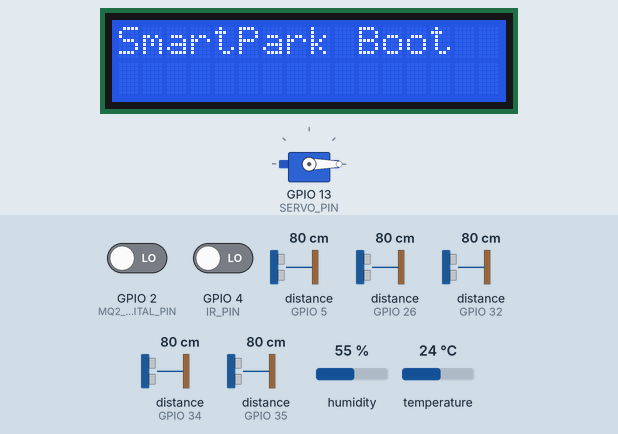
A sketch run on a simulated ESP32. Shown: 16×2 character LCD, servo. Wiring (inferred from the names in the program): 5 × ultrasonic range finder: trigger GPIO 18, echo GPIO 5 / trigger GPIO 23, echo GPIO 34 / trigger GPIO 25, echo GPIO 26 / trigger GPIO 27, echo GPIO 32 / trigger GPIO 33, echo GPIO 35. The inputs (shaded band) are chosen by the test bench; at power-on: distance to the obstacle (sensors on GPIO 26, GPIO 32, GPIO 35, GPIO 5, GPIO 34) 80 cm, GPIO 2 (MQ2_DIGITAL_PIN) LOW, GPIO 4 (IR_PIN) LOW, humidity 55 %, temperature 24 °C. The echo pulse lasts 58.3 µs per cm; WiFi joins after 1.5 s; servers stay silent unless stated; uploads are accepted with an empty reply; what the sketch prints to the serial monitor is not drawn.

Above: at 0.1 s.
2.8 s: distance to the obstacle (sensor on GPIO 26) set to 10 cm
At 5.7 s:
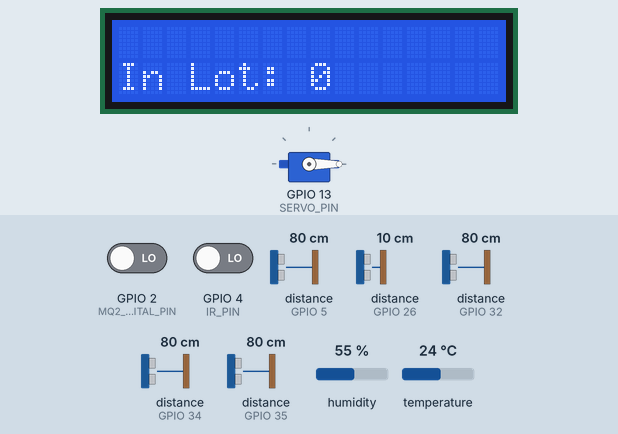
6.7 s: distance to the obstacle (sensor on GPIO 26) set to 7 cm
At 7.9 s:
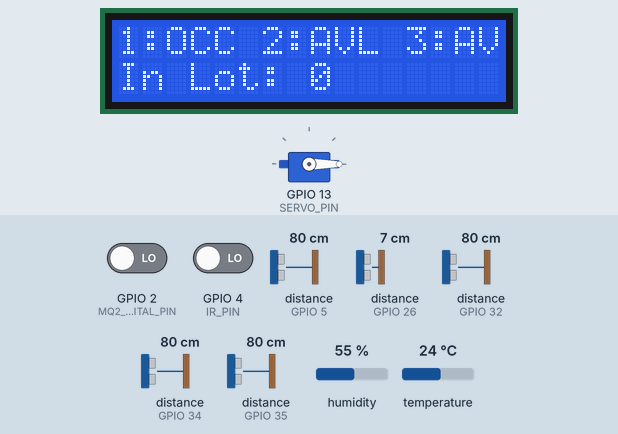
8.2 s: distance to the obstacle (sensor on GPIO 32) set to 10 cm
9.7 s: distance to the obstacle (sensor on GPIO 32) set to 7 cm
At 10.9 s:
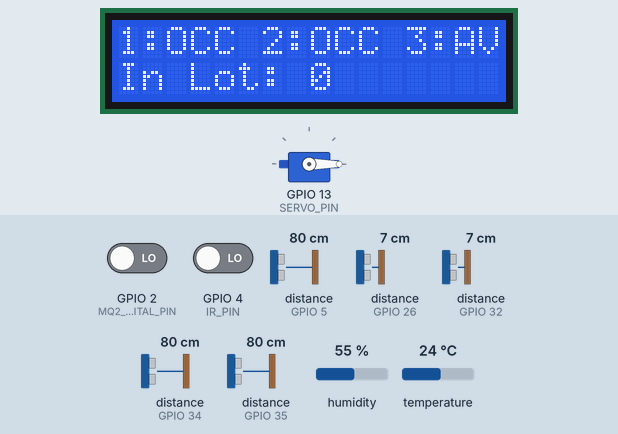
11.2 s: distance to the obstacle (sensor on GPIO 35) set to 10 cm
12.7 s: distance to the obstacle (sensor on GPIO 35) set to 7 cm
At 13.6 s:
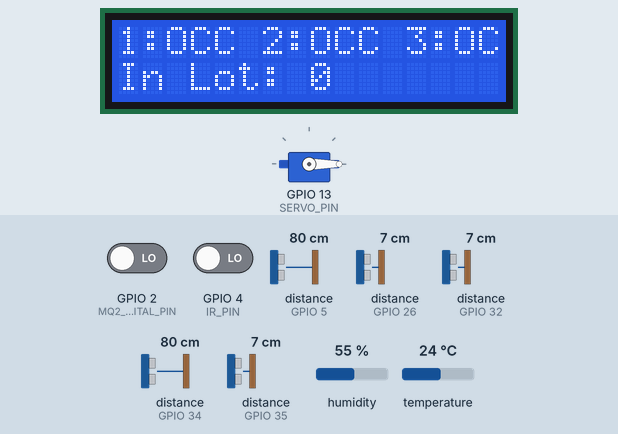
Timing chart, 0 to 15.2 s (numbered marks = the images above; inputs shaded):
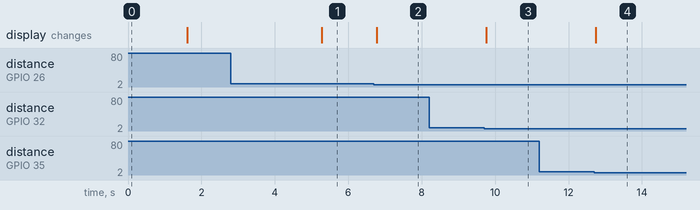

Measured:
- the behaviour switches between 9 and 8 cm on distance to the obstacle (sensor on GPIO 26) (found by bisection; images 1 and 2)
- the behaviour switches between 9 and 8 cm on distance to the obstacle (sensor on GPIO 32) (found by bisection; images 2 and 3)
- the behaviour switches between 9 and 8 cm on distance to the obstacle (sensor on GPIO 35) (found by bisection; images 3 and 4)
- after the input at 6.7 s, the display: changes after 0.08 s (image 2)
- after the input at 8.2 s, every drawn part: stays the same
- after the input at 9.7 s, the display: changes after 0.06 s (image 3)
- after the input at 11.2 s, every drawn part: stays the same
- after the input at 12.7 s, the display: changes at once (image 4)

The sketch:

smartparking.ino
```cpp
#include <WiFi.h>
#include <HTTPClient.h>
#include <ArduinoJson.h>
#include <ESP32Servo.h>
#include <Wire.h>
#include <LiquidCrystal_I2C.h>
#include "DHT.h"

// --- NETWORK CONFIG ---
const char* ssid = "ECE IEDC_LAB"; // [cite: 2]
const char* password = "uem@kolkata";
const char* firebase_url = "https://parking-bc5fe-default-rtdb.firebaseio.com/";

// --- PIN DEFINITIONS ---
// Parking Slots (Ultrasonic) [cite: 33, 31, 28, 43]
const int TRIG_PINS[] = {25, 27, 33, 18, 23};
const int ECHO_PINS[] = {26, 32, 35, 5, 34}; // [cite: 54]
// Fusion & Gate
const int IR_PIN = 4; // [cite: 23, 40]
const int SERVO_PIN = 13;
// Safety Suite (D14 and D2)
#define DHTPIN 14
#define DHTTYPE DHT11
#define MQ2_DIGITAL_PIN 2

// --- OBJECT INITIALIZATION ---
LiquidCrystal_I2C lcd(0x27, 16, 2); // [cite: 45]
Servo gateServo;
DHT dht(DHTPIN, DHTTYPE);

// --- GLOBAL STATES ---
int currentCarsInLot = 0;
unsigned long slotStartTime[3] = {0, 0, 0};
bool isOccupied[3] = {false, false, false};
unsigned long gateOpenTime = 0;
bool gateIsOpen = false;
unsigned long lastSafetyUpdate = 0;

// --- CORE FUNCTIONS ---

void syncToFirebase(String path, String jsonPayload) {
  if (WiFi.status() == WL_CONNECTED) {
    HTTPClient http;
    http.begin(firebase_url + path + ".json");
    http.setConnectTimeout(400); // Prevents hardware lag [cite: 83]
    http.PATCH(jsonPayload);
    http.end();
  }
}

long getDist(int i) {
  digitalWrite(TRIG_PINS[i], LOW); delayMicroseconds(2);
  digitalWrite(TRIG_PINS[i], HIGH); delayMicroseconds(10);
  digitalWrite(TRIG_PINS[i], LOW);
  long dur = pulseIn(ECHO_PINS[i], HIGH, 15000); // 15cm threshold logic [cite: 64]
  if (dur == 0) return 400;
  return (dur * 0.034) / 2;
}

void setup() {
  Serial.begin(115200);

  // LCD Setup [cite: 46]
  lcd.init();
  lcd.backlight();
  lcd.print("SmartPark Boot");

  // Sensor & Actuator Setup
  gateServo.attach(SERVO_PIN);
  gateServo.write(0);
  dht.begin();
  pinMode(MQ2_DIGITAL_PIN, INPUT);

  for(int i=0; i<5; i++) {
    pinMode(TRIG_PINS[i], OUTPUT);
    pinMode(ECHO_PINS[i], INPUT);
  }
  pinMode(IR_PIN, INPUT);

  // WiFi Connect [cite: 18, 90]
  WiFi.begin(ssid, password);
  while (WiFi.status() != WL_CONNECTED) {
    delay(500);
    Serial.print(".");
  }

  lcd.clear();
}

void loop() {
  // 1. SLOT MONITORING (LCD PRIORITY) [cite: 15, 67, 84]
  for(int i=0; i<3; i++) {
    long d = getDist(i);
    bool s_now;

    // Slot 1: Dual-Sensor Fusion (IR + Ultrasonic)
    if (i == 0) s_now = (d < 8 && digitalRead(IR_PIN) == LOW);
    else s_now = (d < 8); // Slots 2 & 3: Ultrasonic only [cite: 34, 32]

    if(s_now != isOccupied[i]) {
      isOccupied[i] = s_now;
      if(isOccupied[i]) slotStartTime[i] = millis();

      // Instant LCD Update [cite: 21, 57]
      lcd.setCursor(0, 0);
      lcd.print("1:"); lcd.print(isOccupied[0]?"OCC":"AVL");
      lcd.print(" 2:"); lcd.print(isOccupied[1]?"OCC":"AVL");
      lcd.print(" 3:"); lcd.print(isOccupied[2]?"OCC":"AVL");

      // Sync to Firebase [cite: 68]
      String path = "slots/slot" + String(i+1);
      String payload = "{\"is_free\":" + String(isOccupied[i] ? "false" : "true") +
                       ", \"status\":\"" + String(isOccupied[i] ? "occupied" : "free") + "\"}";
      syncToFirebase(path, payload);
    }
  }

  // 2. GATE LOGIC
  long dEntry = getDist(3); // Entry Sensor
  long dExit = getDist(4);  // Exit Sensor

  if ((dEntry < 8 || dExit < 8) && !gateIsOpen) {
    gateServo.write(90);
    gateIsOpen = true;
    gateOpenTime = millis();

    if (dEntry < 8) currentCarsInLot++;
    else if (currentCarsInLot > 0) currentCarsInLot--;

    syncToFirebase("analytics", "{\"total_cars\":" + String(currentCarsInLot) + "}");
  }

  if (gateIsOpen && (millis() - gateOpenTime > 3000)) {
    gateServo.write(0);
    gateIsOpen = false;
  }

  // 3. SAFETY SUITE (DHT11 & MQ-2)
  if (millis() - lastSafetyUpdate > 5000) {
    float t = dht.readTemperature();
    float h = dht.readHumidity();
    bool gasDanger = (digitalRead(MQ2_DIGITAL_PIN) == HIGH);

    String payload = "{\"temp\":" + String(t) +
                     ", \"humidity\":" + String(h) +
                     ", \"gas_alert\":" + String(gasDanger ? "true" : "false") + "}";
    syncToFirebase("safety", payload);

    if(gasDanger) {
      lcd.setCursor(0, 1);
      lcd.print("!! GAS ALERT !! ");
    } else {
      lcd.setCursor(0, 1);
      lcd.print("In Lot: "); lcd.print(currentCarsInLot); lcd.print("   ");
    }
    lastSafetyUpdate = millis();
  }

  delay(50); // Continuous loop [cite: 71]
}
```
